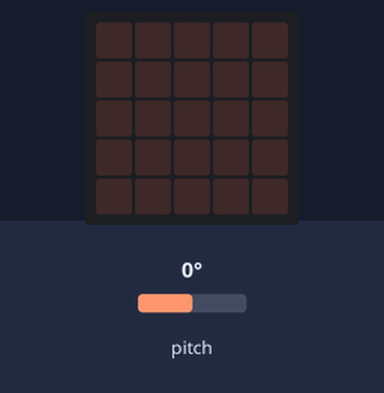
This program was run on a simulated BBC micro:bit (MakeCode). Shown: the board's 5×5 LED display. Inputs (shaded band) come from the test bench; at power-on: pitch 0°.

Above: at 1.2 s.
1.3 s: pitch set to -9°
2.8 s: pitch set to -12°
At 3.8 s:
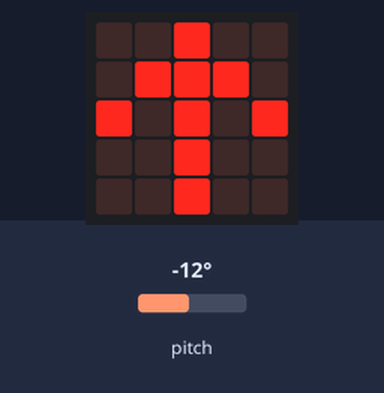
4.3 s: pitch set to 9°
5.8 s: pitch set to 12°
At 6.1 s:
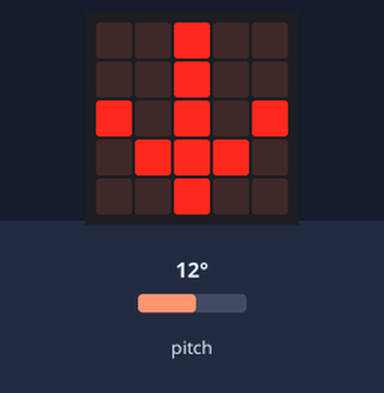
7.3 s: pitch set to -172°
At 8.5 s:
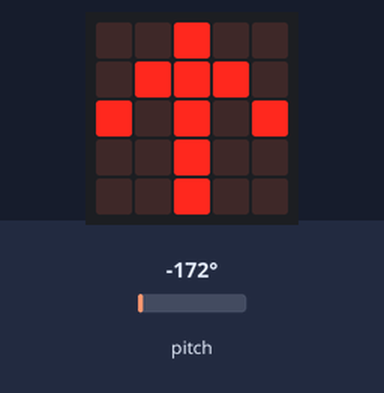
8.9 s: pitch set to 90°
At 10.3 s:
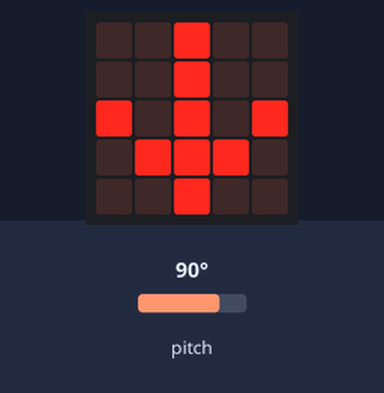
Timing chart, 0 to 11.6 s (numbered marks = the images above; inputs shaded):
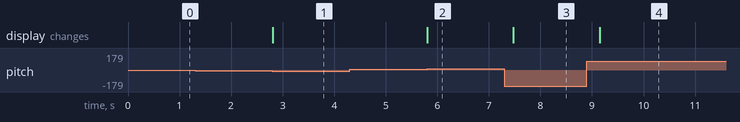

Measured:
- the behaviour switches between -10 and -11° on pitch (found by bisection; images 0 and 1)
- the behaviour switches between 10 and 11° on pitch (found by bisection; images 1 and 2)
- after the input at 1.3 s, every drawn part: stays the same
- after the input at 2.8 s, the display: changes at once (image 1)
- after the input at 4.3 s, every drawn part: stays the same
- after the input at 5.8 s, the display: changes at once (image 2)
- after the input at 7.3 s, the display: changes after 0.17 s (image 3)
- after the input at 8.9 s, the display: changes after 0.25 s (image 4)

The program:

main.ts
```typescript
basic.forever(function () {
    if (input.rotation(Rotation.Pitch) > 10) {
        basic.showLeds(`
            . . # . .
            . . # . .
            # . # . #
            . # # # .
            . . # . .
            `)
    }
    if (input.rotation(Rotation.Pitch) < -10) {
        basic.showLeds(`
            . . # . .
            . # # # .
            # . # . #
            . . # . .
            . . # . .
            `)
    }
})
```

test.ts
```typescript
// tests gaan hier; deze zal niet worden gecompileerd wanneer dit pakket wordt gebruikt als extensie.
```
